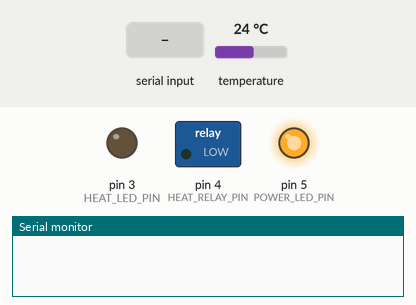
Simulated run of this sketch. Board: Arduino Uno, built with avr-gcc and run on an emulated ATmega328P. Shown: switched loads named in the sketch (green lamp = pin HIGH), output pins drawn as LEDs (lit = HIGH), the last lines printed to the serial monitor. Inputs (shaded band) come from the test bench; at power-on: temperature 24 °C.

Above: at 1.2 s.
1.3 s: "AUTO 150\n" received over Serial
At 4.1 s:
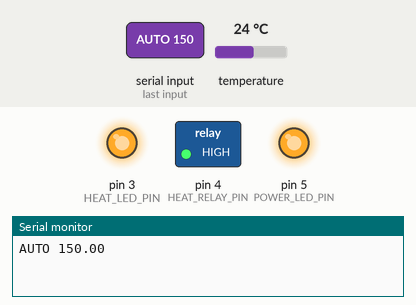
4.4 s: "AUTO 1\n" received over Serial
At 7.5 s:
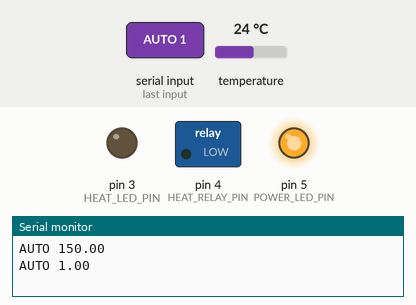
Timing chart, 0 to 9.0 s (numbered marks = the images above; inputs shaded):
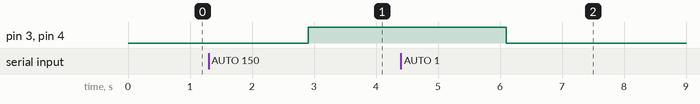

The sketch:

heater.ino
```cpp
#include <OneWire.h>
#include <DallasTemperature.h>

#include "commands.h"

OneWire oneWire(ONE_WIRE_BUS);
DallasTemperature sensors(&oneWire);

void setup(void)
{
  Serial.begin(9600);
  Serial.flush();
  pinMode(HEAT_LED_PIN, OUTPUT);
  pinMode(HEAT_RELAY_PIN, OUTPUT);
  pinMode(POWER_LED_PIN, OUTPUT);
  digitalWrite(POWER_LED_PIN, HIGH);
  sensors.begin();
}

void loop(void)
{
  processCommands();
  sensors.requestTemperatures();
  processTemperature(sensors.getTempCByIndex(0));
  delay(300);
}
```

commands.cpp
```cpp
#if ARDUINO >= 100
#include "Arduino.h"
#endif

//#define DEBUG 1

#include "string.h"
#include "commands.h"

// Commands
#define CMD_HEAT_MODE "HEAT"
#define CMD_HEAT_TEMP "AUTO"
#define CMD_LAST_TEMP "TEMP"

// Critical level to swicth heater on
#ifdef DEBUG
#define HEAT_TEMPERATURE float(28.0)
#else
#define HEAT_TEMPERATURE float(1.0)
#endif

// Heater modes
typedef enum
{
  HEAT_MODE_OFF = 0,
  HEAT_MODE_ON = 1,
  HEAT_MODE_AUTO = 2

} HeatMode;

bool doCommandHeatMode(const String& arg);
bool doCommandHeatTemperature(const String& arg);
bool doCommandLastTemperature();

static String receiveBuffer;
static float heatTemperature = HEAT_TEMPERATURE;
static float lastTemperature = 0.0;
static HeatMode heatMode = HEAT_MODE_AUTO;
static bool heating = false;

char* HeatModeToStr(HeatMode mode)
{
  switch (mode) {
    case (HEAT_MODE_OFF):
      return "OFF";
    case (HEAT_MODE_ON):
      return "ON";
    case (HEAT_MODE_AUTO):
      return "AUTO";
    default:
      return "UNKNOWN";
  }
}

void serialWriteError(char* msg)
{
  Serial.print("ERROR: ");
  Serial.println(msg);
}

void serialWriteLastTemperature()
{
  Serial.print("TEMP ");
  Serial.println(lastTemperature);
}

void serialWriteHeatTemperature()
{
  Serial.print("AUTO ");
  Serial.println(heatTemperature);
}

void serialWriteHeatMode(HeatMode mode)
{
  Serial.print("HEAT ");
  Serial.println(HeatModeToStr(mode));
}

void switchHeaterOn()
{
  if (!heating)
  {
    heating = true;
#ifdef DEBUG
    Serial.println("switch heater on");
#endif
    digitalWrite(HEAT_LED_PIN, HIGH);
    digitalWrite(HEAT_RELAY_PIN, HIGH);
  }
}

void switchHeaterOff()
{
  if (heating)
  {
    heating = false;
#ifdef DEBUG
    Serial.println("switch heater off");
#endif
    digitalWrite(HEAT_LED_PIN, LOW);
    digitalWrite(HEAT_RELAY_PIN, LOW);
  }
}

void processCommands()
{
  while (Serial.available() > 0)
  {
    char val = Serial.read();
    if (val == '\n')
    {
      String command, argument;
      receiveBuffer.trim();
      receiveBuffer.toUpperCase();

      int firstSpaceIndex = receiveBuffer.indexOf(' ');
      if (firstSpaceIndex > 0) {
        command = receiveBuffer.substring(0, firstSpaceIndex);
        argument = receiveBuffer.substring(firstSpaceIndex);
      } else {
        command = receiveBuffer;
      }
      command.trim();
      argument.trim();

      if (command == CMD_HEAT_MODE)
        doCommandHeatMode(argument);
      else
      if (command == CMD_HEAT_TEMP)
        doCommandHeatTemperature(argument);
      else
      if (command == CMD_LAST_TEMP)
        doCommandLastTemperature();
      else
        serialWriteError("invalid command");

      receiveBuffer = "";
    }
    else
    {
      receiveBuffer += val;
    }
  }
}

bool changeHeatMode(HeatMode newVal)
{
  heatMode = newVal;
  if (heatMode == HEAT_MODE_ON) {
    digitalWrite(HEAT_LED_PIN, HIGH);
    digitalWrite(HEAT_RELAY_PIN, HIGH);
  } else if (heatMode == HEAT_MODE_OFF) {
    digitalWrite(HEAT_LED_PIN, LOW);
    digitalWrite(HEAT_RELAY_PIN, LOW);
  }
  serialWriteHeatMode(heatMode);
  return true;
}

bool doCommandHeatMode(const String& arg)
{
  if (!arg.length()) {
    serialWriteHeatMode(heatMode);
    return true;
  } else if (arg == "ON") {
    return changeHeatMode(HEAT_MODE_ON);
  } else if (arg == "OFF") {
    return changeHeatMode(HEAT_MODE_OFF);
  } else if (arg == "AUTO") {
    return changeHeatMode(HEAT_MODE_AUTO);
  } else {
    serialWriteError("invalid argument");
    return false;
  }
}

void processTemperature(float tempc)
{
  lastTemperature = tempc;
  if (heatMode == HEAT_MODE_AUTO) {
    if (lastTemperature <= heatTemperature)
      switchHeaterOn();
    else
    if (lastTemperature > (heatTemperature + float(0.5)))
      switchHeaterOff();
  }
#ifdef DEBUG
  serialWriteLastTemperature();
#endif
}

bool doCommandHeatTemperature(const String& arg)
{
  if (arg.length()) {
    heatTemperature = arg.toInt();
  }
  serialWriteHeatTemperature();
  return true;
}

bool doCommandLastTemperature()
{
  serialWriteLastTemperature();
}
```

commands.h
```cpp
#ifndef COMMANDS_H
#define COMMANDS

// Pins
#define ONE_WIRE_BUS   2    // Data wire is plugged into port 2 on the Arduino
#define HEAT_LED_PIN   3    // Heater (red) LED
#define HEAT_RELAY_PIN 4    // 220v relay pin
#define POWER_LED_PIN  5    // Power (green) LED

// Command processing
void processCommands();
void processTemperature(float tempc);

#endif // COMMANDS_H
```

Measured:
- after the input at 1.3 s, pin 3 (HEAT_LED_PIN), pin 4 (HEAT_RELAY_PIN): LOW → HIGH after 1.6 s
- after the input at 4.4 s, pin 3 (HEAT_LED_PIN), pin 4 (HEAT_RELAY_PIN): HIGH → LOW after 1.7 s
